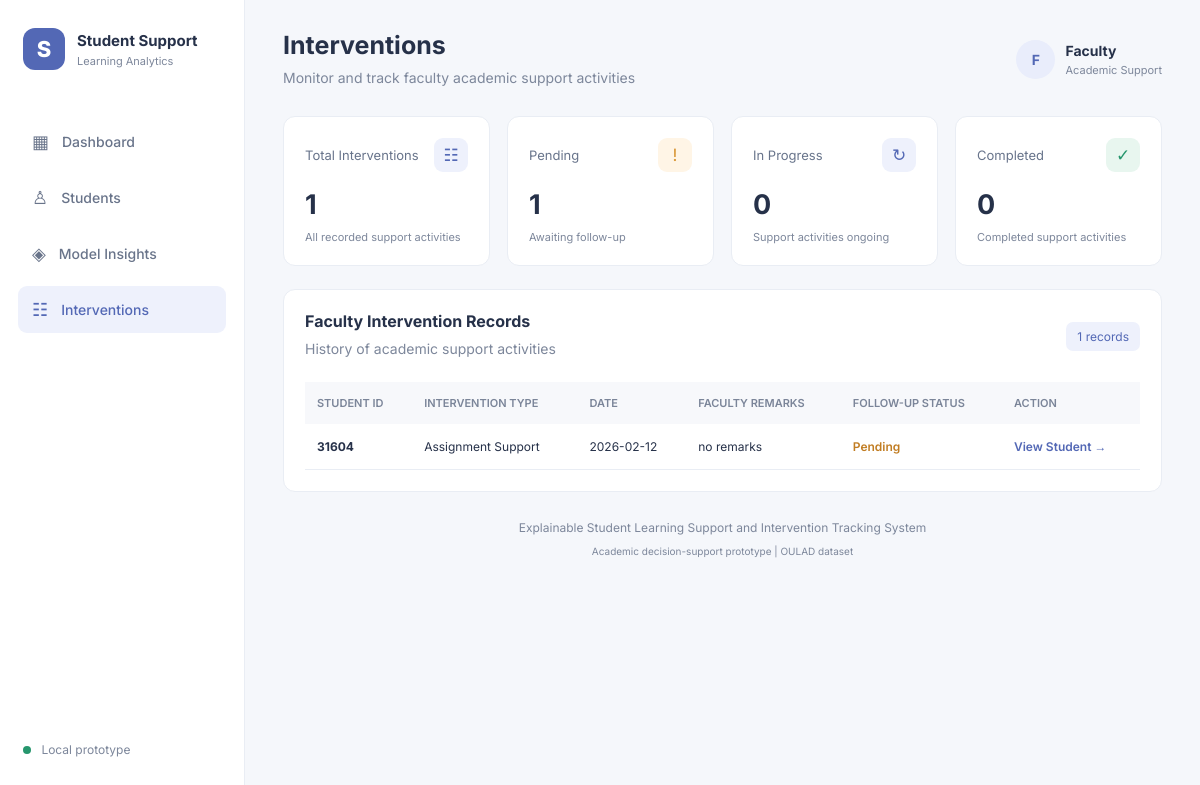
The page /interventions on the database its author committed.
### tables this page shows
CREATE TABLE interventions (

            id INTEGER PRIMARY KEY AUTOINCREMENT,

            record_id INTEGER NOT NULL,

            student_id TEXT NOT NULL,

            intervention_type TEXT NOT NULL,

            intervention_date TEXT NOT NULL,

            faculty_remarks TEXT,

            follow_up_status TEXT NOT NULL,

            created_at TIMESTAMP DEFAULT CURRENT_TIMESTAMP

        );

### app.py (the view)
@app.route("/interventions")
def interventions_page():
    with get_db_connection() as connection:
        interventions = connection.execute("""
            SELECT *
            FROM interventions
            ORDER BY created_at DESC, id DESC
        """).fetchall()
        pending_count = connection.execute("""
            SELECT COUNT(*)
            FROM interventions
            WHERE follow_up_status = 'Pending'
        """).fetchone()[0]
        in_progress_count = connection.execute("""
            SELECT COUNT(*)
            FROM interventions
            WHERE follow_up_status = 'In Progress'
        """).fetchone()[0]
        completed_count = connection.execute("""
            SELECT COUNT(*)
            FROM interventions
            WHERE follow_up_status = 'Completed'
        """).fetchone()[0]
    return render_template(
        "interventions.html",
        interventions=interventions,
        total_interventions=len(interventions),
        pending_count=pending_count,
        in_progress_count=in_progress_count,
        completed_count=completed_count,
        active_page="interventions"
    )

### app.py (called while the page is built)
def get_db_connection():
    connection = sqlite3.connect(DATABASE_PATH)
    connection.row_factory = sqlite3.Row
    return connection

### templates/interventions.html (shortened to what this page needs)
{% extends "base.html" %}
{% block page_heading %}Interventions{% endblock %}
{% block page_subtitle %}Monitor and track faculty academic support activities{% endblock %}
{% block content %}
<section class="stats-grid">
    <div class="stat-card">
        <div class="stat-top">
            <span>Total Interventions</span>
            <span class="stat-icon blue">☷</span>
        </div>
        <h2>{{ total_interventions }}</h2>
        <small>All recorded support activities</small>
    </div>
    <div class="stat-card">
        <div class="stat-top">
            <span>Pending</span>
            <span class="stat-icon orange">!</span>
        </div>
        <h2>{{ pending_count }}</h2>
        <small>Awaiting follow-up</small>
    </div>
    <div class="stat-card">
        <div class="stat-top">
            <span>In Progress</span>
            <span class="stat-icon blue">↻</span>
        </div>
        <h2>{{ in_progress_count }}</h2>
        <small>Support activities ongoing</small>
    </div>
    <div class="stat-card">
        <div class="stat-top">
            <span>Completed</span>
            <span class="stat-icon green">✓</span>
        </div>
        <h2>{{ completed_count }}</h2>
        <small>Completed support activities</small>
    </div>
</section>
<section class="panel">
    <div class="panel-heading">
        <div>
            <h3>Faculty Intervention Records</h3>
            <p>History of academic support activities</p>
        </div>
        <span class="record-count">
            {{ total_interventions }} records
        </span>
    </div>
    {% if interventions %}
    <div class="table-wrapper">
        <table>
            <thead>
                <tr>
                    <th>Student ID</th>
                    <th>Intervention Type</th>
                    <th>Date</th>
                    <th>Faculty Remarks</th>
                    <th>Follow-up Status</th>
                    <th>Action</th>
                </tr>
            </thead>
            <tbody>
                {% for item in interventions %}
                <tr>
                    <td>
                        <strong>{{ item['student_id'] }}</strong>
                    </td>
                    <td>{{ item['intervention_type'] }}</td>
                    <td>{{ item['intervention_date'] }}</td>
                    <td>{{ item['faculty_remarks'] }}</td>
                    <td>
                        {% if item['follow_up_status'] == 'Completed' %}
                            <span class="normal-label">Completed</span>
                        {% elif item['follow_up_status'] == 'In Progress' %}
                            <span class="attention-label">In Progress</span>
                        {% else %}
                            <span class="attention-label">Pending</span>
                        {% endif %}
                    </td>
                    <td>
                        <a
                            class="view-link"
                            href="{{ url_for('student_detail', record_id=item['record_id']) }}">
                            View Student →
                        </a>
                    </td>
                </tr>
                {% endfor %}
            </tbody>
        </table>
    </div>
    {% else %}
    <div class="empty-message">
        No interventions have been recorded yet.
        Open a student profile to record the first faculty intervention.
    </div>
    {% endif %}
</section>
{% endblock %}

### templates/base.html (shortened to what this page needs)
<!DOCTYPE html>
<html lang="en">
<head>
    <link rel="stylesheet"
          href="{{ url_for('static', filename='css/style.css') }}">
</head>
<body>
<div class="layout">
    <aside class="sidebar">
        <div class="brand">
            <div class="brand-icon">S</div>
            <div>
                <h2>Student Support</h2>
                <small>Learning Analytics</small>
            </div>
        </div>
        <nav>
            <a href="{{ url_for('dashboard') }}"
               class="nav-link {% if active_page == 'dashboard' %}active{% endif %}">
                <span>▦</span> Dashboard
            </a>
            <a href="{{ url_for('students_page') }}"
               class="nav-link {% if active_page == 'students' %}active{% endif %}">
                <span>♙</span> Students
            </a>
            <a href="{{ url_for('model_insights') }}"
               class="nav-link {% if active_page == 'insights' %}active{% endif %}">
                <span>◈</span> Model Insights
            </a>
            <a href="{{ url_for('interventions_page') }}"
               class="nav-link {% if active_page == 'interventions' %}active{% endif %}">
                <span>☷</span> Interventions
            </a>
        </nav>
        <div class="sidebar-footer">
            <div class="status-dot"></div>
            Local prototype
        </div>
    </aside>
    <main class="main-content">
        <header class="topbar">
            <div>
                <h1>{% block page_heading %}Dashboard{% endblock %}</h1>
                <p>
                    {% block page_subtitle %}{% endblock %}
                </p>
            </div>
            <div class="faculty-profile">
                <div class="profile-avatar">F</div>
                <div>
                    <strong>Faculty</strong>
                    <small>Academic Support</small>
                </div>
            </div>
        </header>
        {% block content %}{% endblock %}
        <footer class="footer">
            Explainable Student Learning Support and Intervention Tracking System
            <br>
            <small>Academic decision-support prototype | OULAD dataset</small>
        </footer>
    </main>
</div>
</body>
</html>

### static/css/style.css (style rules this page uses)
:root { --primary: #5368b5; --primary-dark: #3d519c; --background: #f5f7fb; --surface: #ffffff; --text: #263149; --muted: #7d879b; --border: #e9edf4; --green: #26966d; --orange: #d89431; --red: #c85e65; --purple: #8167c8; }
* { box-sizing: border-box; margin: 0; padding: 0; }
body { font-family: 'Inter', sans-serif; background: var(--background); color: var(--text); font-size: 14px; }
a { text-decoration: none; color: inherit; }
.layout { display: flex; min-height: 100vh; }
.sidebar { width: 245px; background: #ffffff; border-right: 1px solid var(--border); padding: 28px 18px; display: flex; flex-direction: column; flex-shrink: 0; }
.brand { display: flex; align-items: center; gap: 12px; margin-bottom: 48px; padding: 0 5px; }
.brand-icon { background: var(--primary); color: white; width: 42px; height: 42px; border-radius: 12px; display: grid; place-items: center; font-size: 22px; font-weight: 800; }
.brand h2 { font-size: 15px; }
.brand small, .faculty-profile small { display: block; color: var(--muted); font-size: 11px; margin-top: 4px; }
.sidebar nav { display: flex; flex-direction: column; gap: 9px; }
.nav-link { padding: 13px 14px; border-radius: 9px; color: #69748a; display: flex; gap: 13px; align-items: center; font-weight: 500; }
.nav-link span { font-size: 18px; }
.nav-link:hover, .nav-link.active { background: #eef1fc; color: var(--primary); }
.sidebar-footer { margin-top: auto; padding: 15px 5px; color: var(--muted); font-size: 12px; }
.status-dot { display: inline-block; height: 8px; width: 8px; background: var(--green); border-radius: 50%; margin-right: 7px; }
.main-content { flex: 1; min-width: 0; padding: 30px 38px; }
.topbar, .faculty-profile, .panel-heading, .stat-top, .pagination, .probability-heading { display: flex; align-items: center; justify-content: space-between; }
.topbar { margin-bottom: 27px; }
.topbar h1 { font-size: 25px; }
.topbar p, .welcome-section p, .panel-heading p, .section-description { color: var(--muted); margin-top: 7px; line-height: 1.6; }
.faculty-profile { justify-content: flex-start; gap: 10px; }
.profile-avatar { background: #e9edfb; color: var(--primary); width: 39px; height: 39px; border-radius: 50%; display: grid; place-items: center; font-weight: 700; }
.stats-grid { display: grid; grid-template-columns: repeat(4, 1fr); gap: 17px; margin-bottom: 23px; }
.stat-card, .panel { background: var(--surface); border: 1px solid var(--border); border-radius: 12px; padding: 21px; }
.stat-card h2 { font-size: 27px; margin: 16px 0 6px; }
.stat-card small { color: var(--muted); font-size: 11px; }
.stat-top { color: #68748b; font-size: 13px; }
.stat-icon { width: 34px; height: 34px; display: grid; place-items: center; border-radius: 9px; font-size: 17px; }
.blue { color: #5368b5; background: #eef1fc; }
.green { color: #26966d; background: #e8f6ef; }
.orange { color: #d89431; background: #fff5e6; }
.panel-heading { margin-bottom: 21px; gap: 10px; }
.panel-heading h3 { font-size: 16px; }
.record-count { background: #eef1fc; color: var(--primary); padding: 7px 11px; border-radius: 7px; font-size: 12px; }
.table-wrapper { width: 100%; overflow-x: auto; }
table { width: 100%; border-collapse: collapse; text-align: left; white-space: nowrap; }
th { background: #f7f8fb; color: #7b8599; font-size: 11px; font-weight: 600; text-transform: uppercase; padding: 14px 12px; }
td { border-bottom: 1px solid var(--border); padding: 15px 12px; font-size: 12px; }
.attention-label { color: #c17d23; font-weight: 600; }
.view-link { color: var(--primary); font-weight: 600; }
.footer { text-align: center; color: var(--muted); line-height: 1.9; padding: 25px 0; font-size: 12px; }

### rows shown on the page
interventions: student_id "31604", intervention_type "Assignment Support", intervention_date "2026-02-12", faculty_remarks "no remarks", follow_up_status "Pending"

### other values the page prints
{{ total_interventions }} "1"
{{ pending_count }} "1"
{{ in_progress_count }} "0"
{{ completed_count }} "0"
